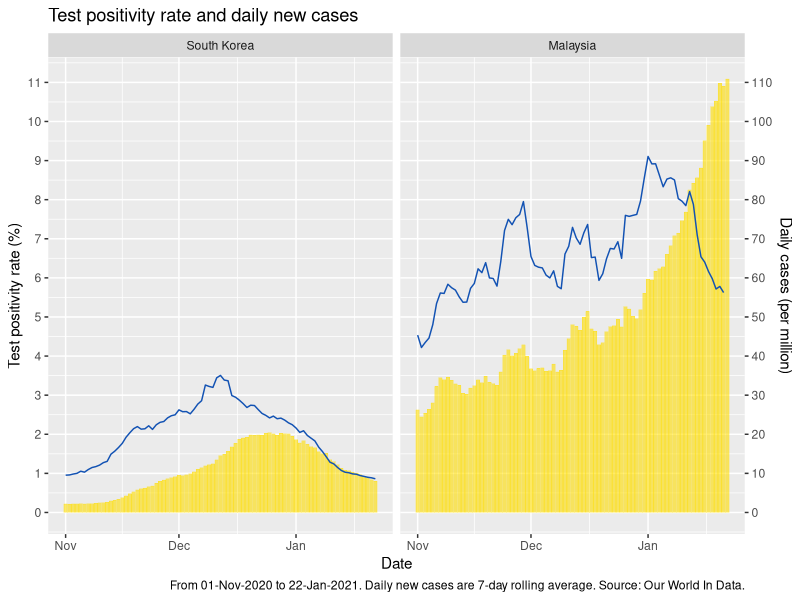
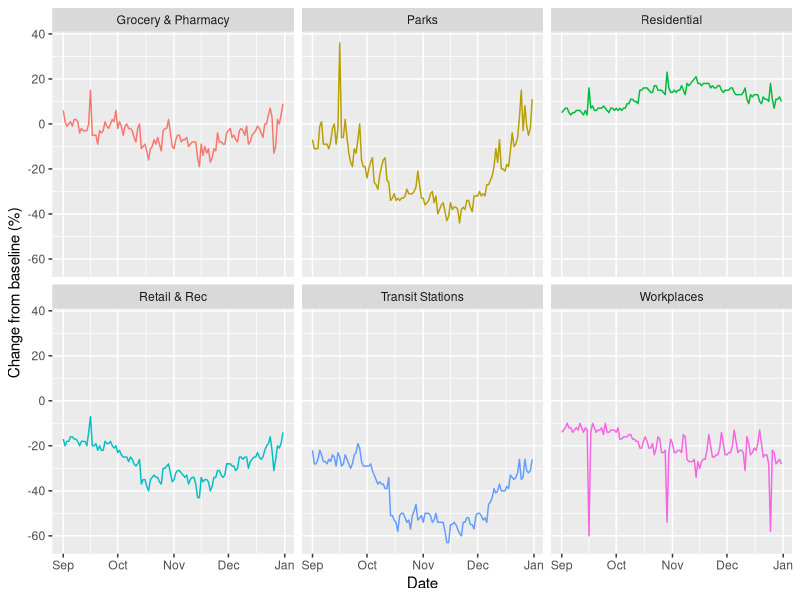
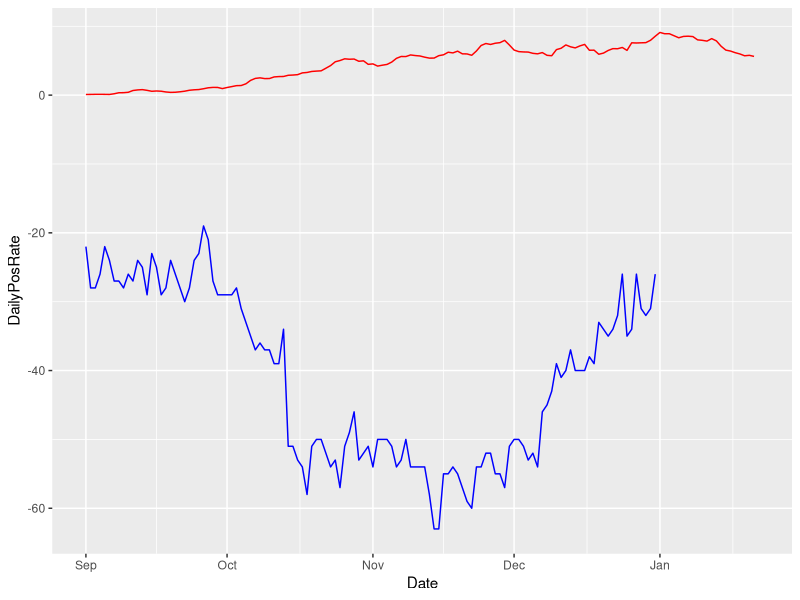

These charts were generated, in order, by the following R code:
## ---- chunk 1
knitr::opts_chunk$set(echo = FALSE, warning = FALSE, message = FALSE)

# Load libraries
library(tidyverse)
library(ggplot2)
library(scales)
library(lubridate)
library(dplyr)

# Load REFSA logo
# refsa_logo <- png::readPNG("Logo.png")

# Load data
# ===== Google Mobility Reports =====
# https://www.apple.com/covid19/mobility
# mobi <- read.csv("https://covid19-static.cdn-apple.com/covid19-mobility-data/2007HotfixDev48/v2/en-us/applemobilitytrends-2020-05-04.csv", na.strings = "", fileEncoding = "UTF-8-BOM")
mobi <- read_csv("2020_MY_Region_Mobility_Report.csv")

# ===== Covid test and cases (Our World in Data) =====
# https://www.ecdc.europa.eu/en/publications-data/download-todays-data-geographic-distribution-covid-19-cases-worldwide
covid_data <- read_csv("covid-19-daily-tests-vs-daily-new-confirmed-cases-per-million.csv", col_types = cols(Entity = col_character(), Code = col_character(), Year = col_character(), Continent = col_character(), Date = col_date(), DailyTests = col_double(), DailyTestsNotes = col_character(), DailyCases = col_double()))

## ---- chunk 2

# Filter COVID-19 data for Malaysia and South Korea
geo_ids <- c("MYS", "KOR")
covid_data_m <- filter(covid_data, Code %in% geo_ids)

# Only use data from September onwards
covid_data_m <- filter(covid_data_m, Date > ymd("2020-10-31") & Date < ymd("2021-01-23"))

# Calculate the test positivity rate
covid_data_MYd <- covid_data_m %>% mutate(DailyPosRate = (DailyCases / (DailyTests * 1000)) * 100)

# Filter NA's and sort rows in ascending order (by Date)
# covid_data_MYd <- filter(covid_data_MYd, ! is.na(DailyTests))
covid_data_MYd <- arrange(covid_data_MYd, Date)

# Calculate cumulative number of cases and deaths - not required here, plot is relative
# covid_data_MYd <- covid_data_MYd %>% group_by(geoId) %>% mutate(cumCases = cumsum(cases))
# covid_data_MYd <- covid_data_MYd %>% group_by(geoId) %>% mutate(cumDeaths = cumsum(deaths))

# covid_data_clean <- na.omit(covid_data_MYd)

## ---- chunk 3

# New facet labels for countries
country.labs <- c("South Korea", "Malaysia")
names(country.labs) <- c("KOR", "MYS")

# Plot MY COVID-19 cases
covid_dailytests_plot <- ggplot(data = covid_data_MYd, aes(x=Date)) + 
  geom_bar(aes(y = DailyCases / 10), stat = "identity", size = .1, fill = "#FFDE00", color = "#FFDE00", alpha = .6) +  
  geom_line(aes(y = DailyPosRate), color = "#1252B3") +
  scale_x_date(name = "Date") +
  scale_y_continuous(
    
    # Left axis
    name = "Test positivity rate (%)", breaks = seq(0,12,1),
    
    # Right axis
    sec.axis = sec_axis(~.*10, name = "Daily cases (per million)", breaks=seq(0,120,10))
  ) + 
  labs(title = "Test positivity rate and daily new cases", caption = "From 01-Nov-2020 to 22-Jan-2021. Daily new cases are 7-day rolling average. Source: Our World In Data.")
  
covid_dailytests_plot + facet_wrap(~ Code, labeller = labeller(Code = country.labs))

## ---- chunk 4

# Filter the raw data to only include nationwide change and correct date range
mobi_nation <- filter(mobi, is.na(sub_region_1) & date > ymd("2020-08-31"))

# New facet labels for place categories
dest_cats.labs <- c("Retail & Rec", "Grocery & Pharmacy", "Parks", "Transit Stations", "Workplaces", "Residential")
names(dest_cats.labs) <- c("retail_and_recreation_percent_change_from_baseline", "grocery_and_pharmacy_percent_change_from_baseline", "parks_percent_change_from_baseline", "transit_stations_percent_change_from_baseline", "workplaces_percent_change_from_baseline", "residential_percent_change_from_baseline")

# The data is shown in tabular format, not very useful for analysis, so need to pivot the different categories into one column
mobi_nation_pivot <- mobi_nation %>% pivot_longer(c("retail_and_recreation_percent_change_from_baseline", "grocery_and_pharmacy_percent_change_from_baseline", "parks_percent_change_from_baseline", "transit_stations_percent_change_from_baseline", "workplaces_percent_change_from_baseline", "residential_percent_change_from_baseline"), names_to = "category", values_to = "change_from_baseline")

# plot the data
mobi_plot <- ggplot(data = mobi_nation_pivot) +
  geom_line(aes(x = date, y = change_from_baseline, color = category)) +
  scale_x_date(name = "Date") +
  scale_y_continuous(name = "Change from baseline (%)") +
  theme(legend.position = "none")

mobi_plot + facet_wrap(~ category, labeller = labeller(category = dest_cats.labs))

## ---- chunk 5

# Filter the mobility date to keep only the transit stations
mobi_nation_transit <- filter(mobi_nation_pivot, category == "transit_stations_percent_change_from_baseline")

# Filter the test positivity data for Malaysia only; recalculate the positivity rate
testdata_my <- filter(covid_data, Code == "MYS" & Date > ymd("2020-08-31") & Date < ymd("2021-01-23"))
testposrate_my <- testdata_my %>% mutate(DailyPosRate = (DailyCases / (DailyTests * 1000)) * 100)

# Join the mobility table with the test positivity rate table
# First rename the 'date' column in the mobility data to 'Date' for the join to work
mobi_nation_transit <- mobi_nation_transit %>% rename(Date = date)

testposrate_mobi_my <- testposrate_my %>% select(-Year, -Continent, -DailyTestsNotes) %>% left_join(mobi_nation_transit, by = "Date")

tpr_mobi_p <- ggplot(data = testposrate_mobi_my) +
  geom_line(aes(x = Date, y = DailyPosRate), color = "red") + 
  geom_line(aes(x = Date, y = change_from_baseline), color = "blue")

tpr_mobi_p


